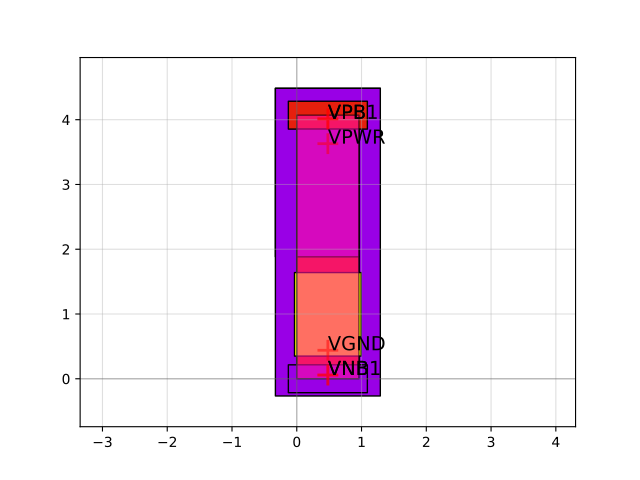

Write the Python code that produced this figure.
import sky130

c = sky130.components.sky130_fd_sc_hvl__diode_2()
c.plot()
